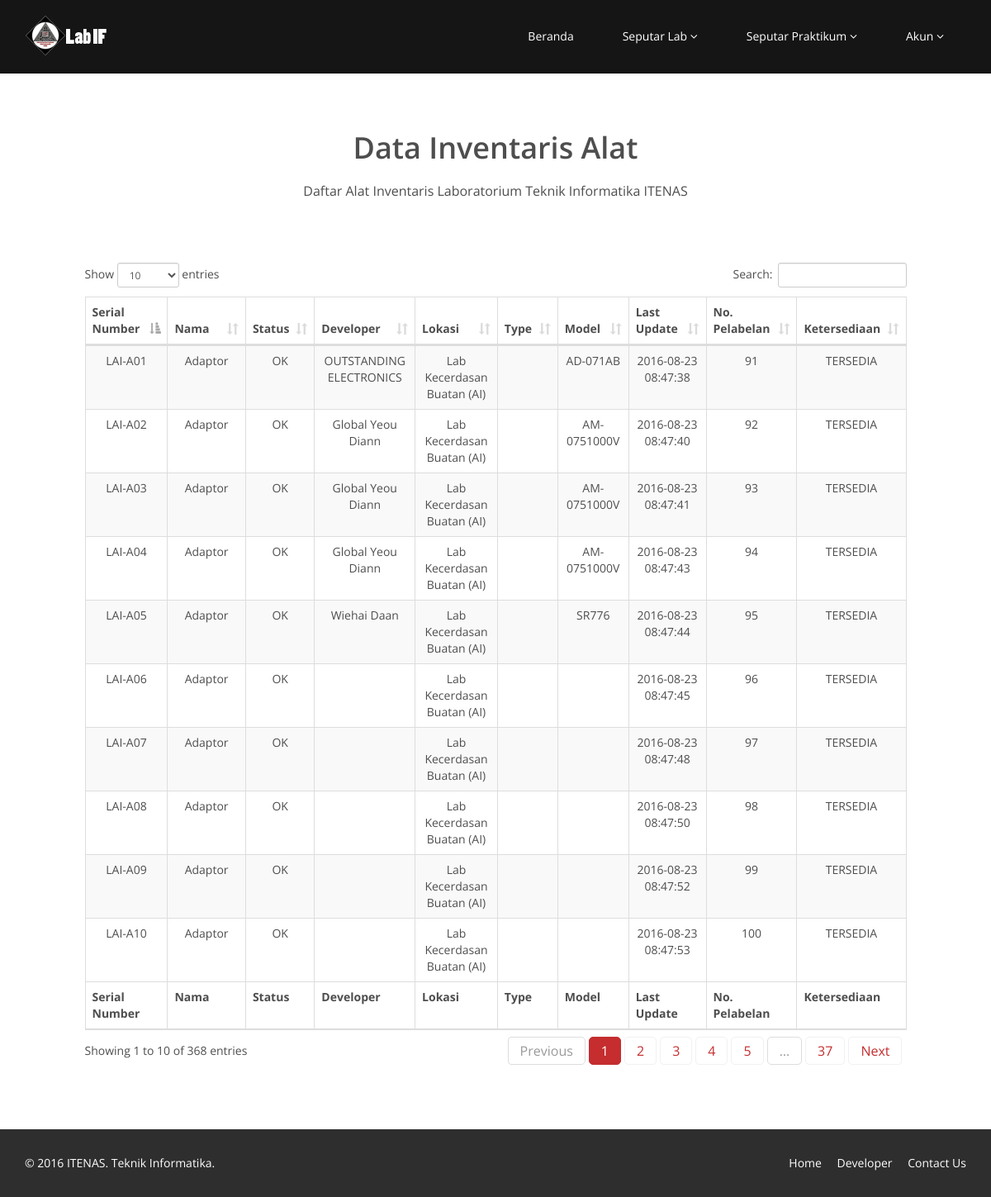
The page /user_inventaris.php on the database its author committed.
### tables this page shows
CREATE TABLE IF NOT EXISTS `barang` (
  `serial_num` varchar(20) NOT NULL,
  `nama` varchar(50) DEFAULT NULL,
  `status` enum('OK','RUSAK') DEFAULT NULL,
  `developer` varchar(50) DEFAULT NULL,
  `lokasi` varchar(50) DEFAULT NULL,
  `type` varchar(50) DEFAULT NULL,
  `model` varchar(50) DEFAULT NULL,
  `last_update` datetime DEFAULT NULL,
  `no_pelabelan` int(11) DEFAULT NULL,
  `ketersediaan` enum('TERSEDIA','TIDAK TERSEDIA') DEFAULT NULL,
  PRIMARY KEY (`serial_num`)
);

### user_inventaris.php (the view, shortened to what this page needs)
<!DOCTYPE html>
<html lang="en">
    <head>
        <link href="css/bootstrap.min.css" rel="stylesheet">
        <link href="css/font-awesome.min.css" rel="stylesheet">
        <link href="css/prettyPhoto.css" rel="stylesheet">
        <link href="css/animate.min.css" rel="stylesheet">
        <link href="css/main.css" rel="stylesheet">
        <link href="css/responsive.css" rel="stylesheet">
        <link href="datatable/media/css/dataTables.bootstrap.min.css" rel="stylesheet">
    </head>
    <body>
        <header id="header">
            <?php
            if (empty($_SESSION['username'])) {
                include './comp/navbar1.php';
            } else if ($_SESSION['kategori'] == "mahasiswa") {
                include './comp/navbar2.php';
            } else if ($_SESSION['kategori'] == "dosen") {
                include './comp/navbar3.php';
            }
            ?>
        </header>
        <section id="contact-info">
            <div class="center wow fadeInDown">
                <h2>Data Inventaris Alat</h2>
                <p class="lead">
                    Daftar Alat Inventaris Laboratorium Teknik Informatika ITENAS
                </p>
            </div>
            <div class="row">
                <div class="col-sm-10 col-sm-offset-1 wow fadeInDown" data-wow-delay="300ms">
                    <table id="table_id" cellpadding="0" cellspacing="0" border="0" class="table table-bordered table-striped"
                           width="100%">
                        <thead>
                            <tr>
                                <th>Serial Number</th>
                                <th>Nama</th>
                                <th>Status</th>
                                <th>Developer</th>
                                <th>Lokasi</th>
                                <th>Type</th>
                                <th>Model</th>
                                <th>Last Update</th>
                                <th>No. Pelabelan</th>
                                <th>Ketersediaan</th>
                            </tr>
                        </thead>
                        <tbody>
                            <?php
                            $tampil = mysql_query("select * from barang order by serial_num");
                            while ($r = mysql_fetch_array($tampil)) {
                                echo"
                                                    <tr>
                                                        <td align=center>$r[serial_num]</td>
                                                        <td align=center>$r[nama]</td>
                                                        <td align=center>$r[status]</td>
                                                        <td align=center>$r[developer]</td>
                                                        <td align=center>$r[lokasi]</td>
                                                        <td align=center>$r[type]</td>
                                                        <td align=center>$r[model]</td>
                                                        <td align=center>$r[last_update]</td>
                                                        <td align=center>$r[no_pelabelan]</td>
                                                        <td align=center>$r[ketersediaan]</td>
                                                    </tr>";
                            }
                            ?>
                        </tbody>
                        <tfoot>
                            <tr>
                                <th>Serial Number</th>
                                <th>Nama</th>
                                <th>Status</th>
                                <th>Developer</th>
                                <th>Lokasi</th>
                                <th>Type</th>
                                <th>Model</th>
                                <th>Last Update</th>
                                <th>No. Pelabelan</th>
                                <th>Ketersediaan</th>
                            </tr>
                        </tfoot>
                    </table>
                </div>
            </div>
        </section>
        <footer id="footer" class="midnight-blue">
            <?php include './comp/footer.php'; ?>
        </footer>
    </body>
</html>

### css/main.css (style rules this page uses)
body { background: #fff; font-family: 'Open Sans', sans-serif; color:#4e4e4e; line-height: 22px; }
h1, h2, h3, h4, h5, h6 { font-weight: 600; font-family: 'Open Sans', sans-serif; color:#4e4e4e; }
h2 { font-size: 20px; }
.center h2 { font-size: 36px; margin-top: 0; margin-bottom: 20px; }
body > section { padding: 70px 0; }
.center { text-align: center; padding-bottom: 55px; }
.lead { font-size: 16px; line-height: 24px; font-weight: 400; }
#footer { padding-top: 30px; padding-bottom: 30px; color: #fff; background: #2e2e2e; }

### rows shown on the page
barang: serial_num "LAI-A01", nama "Adaptor", status "OK", developer "OUTSTANDING ELECTRONICS", lokasi "Lab Kecerdasan Buatan (AI)", model "AD-071AB", last_update "2016-08-23 08:47:38", no_pelabelan "91", ketersediaan "TERSEDIA"
barang: serial_num "LAI-A02", nama "Adaptor", status "OK", developer "Global Yeou Diann", lokasi "Lab Kecerdasan Buatan (AI)", model "AM-0751000V", last_update "2016-08-23 08:47:40", no_pelabelan "92", ketersediaan "TERSEDIA"
barang: serial_num "LAI-A03", nama "Adaptor", status "OK", developer "Global Yeou Diann", lokasi "Lab Kecerdasan Buatan (AI)", model "AM-0751000V", last_update "2016-08-23 08:47:41", no_pelabelan "93", ketersediaan "TERSEDIA"
barang: serial_num "LAI-A04", nama "Adaptor", status "OK", developer "Global Yeou Diann", lokasi "Lab Kecerdasan Buatan (AI)", model "AM-0751000V", last_update "2016-08-23 08:47:43", no_pelabelan "94", ketersediaan "TERSEDIA"
barang: serial_num "LAI-A05", nama "Adaptor", status "OK", developer "Wiehai Daan", lokasi "Lab Kecerdasan Buatan (AI)", model "SR776", last_update "2016-08-23 08:47:44", no_pelabelan "95", ketersediaan "TERSEDIA"
barang: serial_num "LAI-A06", nama "Adaptor", status "OK", lokasi "Lab Kecerdasan Buatan (AI)", last_update "2016-08-23 08:47:45", no_pelabelan "96", ketersediaan "TERSEDIA"
barang: serial_num "LAI-A07", nama "Adaptor", status "OK", lokasi "Lab Kecerdasan Buatan (AI)", last_update "2016-08-23 08:47:48", no_pelabelan "97", ketersediaan "TERSEDIA"
barang: serial_num "LAI-A08", nama "Adaptor", status "OK", lokasi "Lab Kecerdasan Buatan (AI)", last_update "2016-08-23 08:47:50", no_pelabelan "98", ketersediaan "TERSEDIA"
barang: serial_num "LAI-A09", nama "Adaptor", status "OK", lokasi "Lab Kecerdasan Buatan (AI)", last_update "2016-08-23 08:47:52", no_pelabelan "99", ketersediaan "TERSEDIA"
barang: serial_num "LAI-A10", nama "Adaptor", status "OK", lokasi "Lab Kecerdasan Buatan (AI)", last_update "2016-08-23 08:47:53", no_pelabelan "100", ketersediaan "TERSEDIA"
